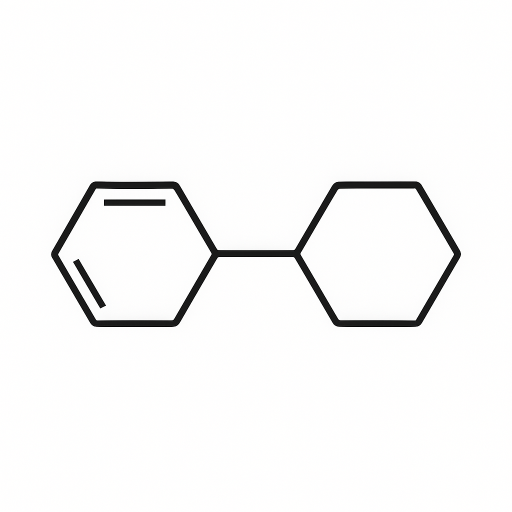
#> input picture molecules/P1.png, 1024 x 1024 px (shown at 1/2 size); its folder holds 4 pictures in this run
$ python visualization.py
#> lines starting #> are read from the running program, lines starting #| are printed output that depends on the picture
import os
import matplotlib.pyplot as plt
import matplotlib.image as mpimg
from matplotlib.offsetbox import OffsetImage, AnnotationBbox

# ─────────────────────────────────────────────────────────────────────────────
# 1) Define terminal IDs + their flow percentages
# ─────────────────────────────────────────────────────────────────────────────
labels = ["P1", "P2", "P3", "P4", "P5", "P6", "P7", "P8", "P9"]
percentages = [28, 14, 13, 25, 6, 6, 5, 1, 2]

# ─────────────────────────────────────────────────────────────────────────────
# 2) Create the figure & axes; leave extra bottom margin for images
# ─────────────────────────────────────────────────────────────────────────────
fig, ax = plt.subplots(figsize=(9, 6))

# We reserve about 40% of the figure’s height at the bottom for thumbnails
plt.subplots_adjust(bottom=0.40, top=0.90)

# Draw bars
bars = ax.bar(range(len(labels)), percentages, color="#33638D", edgecolor="black")

# Remove default x‐tick labels (we’ll place the images instead)
ax.set_xticks(range(len(labels)))
ax.set_xticklabels([])

ax.set_ylabel("Flow Percentage")
ax.set_title("Flow Percentage by Terminal Molecule")

# Extend the y‐limits downward to make sure negative‐y space is “live” (not clipped)
max_perc = max(percentages)
ax.set_ylim(-0.5 * max_perc, max_perc + 10)
ax.grid(axis="y", linestyle="--", alpha=0.4)

# ─────────────────────────────────────────────────────────────────────────────
# 3) Parameters for consistent image height
#    We pick a “display height” in points (1 point = 1/72 inch).
#    All nine images will be scaled so that their drawn height = 80 points.
# ─────────────────────────────────────────────────────────────────────────────
desired_display_height_pts = 80  # each PNG will be drawn 80 points tall

# We will shift each image downward by half its height plus a little padding,
# in points, so that nothing overlaps the bars or gets cut.
vertical_offset_pts = -desired_display_height_pts / 2 - 10  # 10 points extra padding

# ─────────────────────────────────────────────────────────────────────────────
# 4) Loop over each label, load its PNG, compute a per‐image zoom factor
#    so that the final drawn height = desired_display_height_pts, then place it.
# ─────────────────────────────────────────────────────────────────────────────
for idx, label in enumerate(labels):
    filename = f"{label}.png"
    if not os.path.isfile(filename):
        print(f"Warning: '{filename}' not found – skipping that thumbnail.")
        continue

    # Read the image from disk
    arr_img = mpimg.imread(filename)
#> arr_img is the input picture: shape (1024, 1024, 3) float32; mean R, G, B 0.972, 0.972, 0.971
    img_h_pixels = arr_img.shape[0]  # native pixel height
#> img_h_pixels = 1024

    # Compute zoom: (native_pixel_height * zoom) in points → desired_display_height_pts
    zoom = desired_display_height_pts / img_h_pixels
#> zoom = 0.0781

    # Create an OffsetImage with that zoom
    imagebox = OffsetImage(arr_img, zoom=zoom)

    # Anchor at (x=idx, y=0), then offset downward by vertical_offset_pts points
    ab = AnnotationBbox(
        imagebox,
        (idx, 0),                # data‐coordinates (bar’s x, y=0)
        xycoords="data",
        boxcoords="offset points",
        xybox=(0, vertical_offset_pts),  # shift downward (pts)
        frameon=False,
        pad=0
    )
    ax.add_artist(ab)

# ─────────────────────────────────────────────────────────────────────────────
# 5) Finally, show the plot
# ─────────────────────────────────────────────────────────────────────────────
plt.tight_layout()
plt.show()
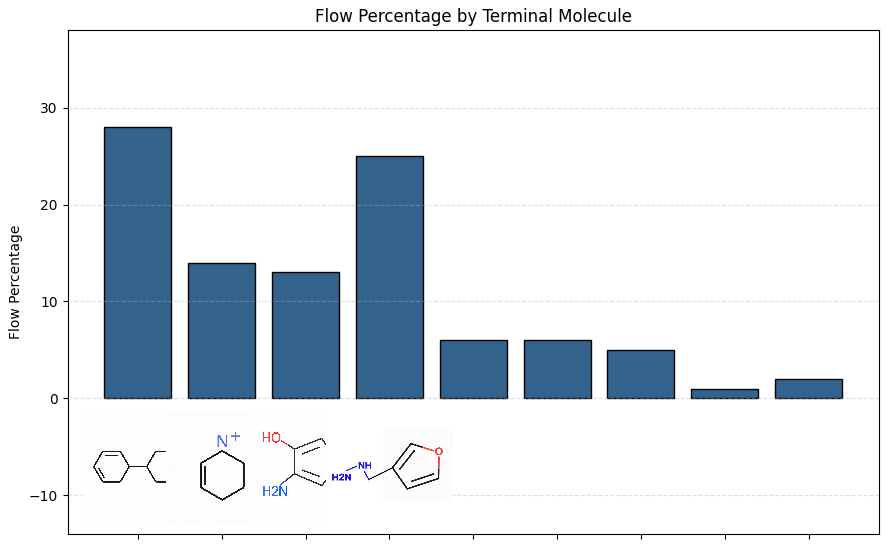
#> figure drawn by matplotlib, 1 panel
